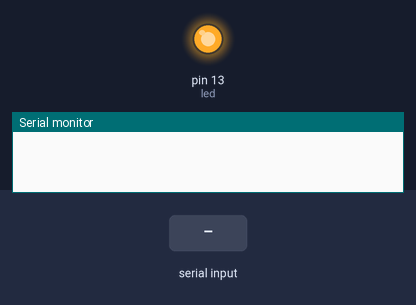
This sketch was run on a simulated Arduino Uno, built with avr-gcc and run on an emulated ATmega328P. Parts: output pins drawn as LEDs (lit = HIGH), the last lines printed to the serial monitor. The inputs (shaded band) are chosen by the test bench.

Above: at 1.2 s.
1.3 s: "OFF" received over Serial
At 2.7 s:
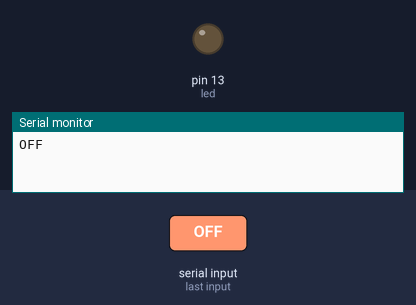
3.8 s: "ON" received over Serial
At 5.7 s:
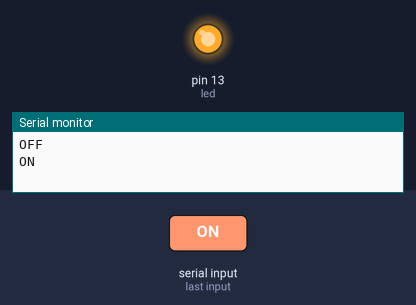
Timing chart, 0 to 7.2 s (numbered marks = the images above; inputs shaded):
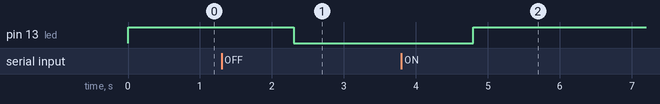

The sketch:

SerialComunication.ino
```cpp
int led = 13;
String reading;

void setup(){
  Serial.begin(19200);
  pinMode(led, OUTPUT); // Set the LED pin as an output
  digitalWrite(led, HIGH);
}

void loop(){
  if(Serial.available()){
    reading = Serial.readString(); // Read the characters into a String
    Serial.println(reading);
    if(reading.substring(0, 2).equals("ON")){
      digitalWrite(led, HIGH);
    }
    else if(reading.substring(0,3).equals("OFF")){
      digitalWrite(led, LOW);
    }
  }
}
```

Measured:
- after the input at 1.3 s, pin 13 (led): HIGH → LOW after 1.0 s
- after the input at 3.8 s, pin 13 (led): LOW → HIGH after 1.0 s
